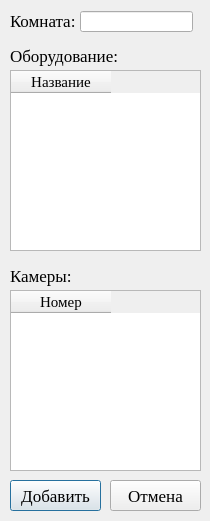
<?xml version="1.0" encoding="UTF-8"?>
<ui version="4.0">
 <class>RoomAdd</class>
 <widget class="QDialog" name="RoomAdd">
  <property name="geometry">
   <rect>
    <x>0</x>
    <y>0</y>
    <width>210</width>
    <height>521</height>
   </rect>
  </property>
  <property name="minimumSize">
   <size>
    <width>210</width>
    <height>521</height>
   </size>
  </property>
  <property name="maximumSize">
   <size>
    <width>210</width>
    <height>521</height>
   </size>
  </property>
  <property name="font">
   <font>
    <family>Times New Roman</family>
    <pointsize>13</pointsize>
   </font>
  </property>
  <property name="windowTitle">
   <string>Room</string>
  </property>
  <widget class="QLabel" name="label">
   <property name="geometry">
    <rect>
     <x>10</x>
     <y>5</y>
     <width>71</width>
     <height>31</height>
    </rect>
   </property>
   <property name="text">
    <string>Комната:</string>
   </property>
  </widget>
  <widget class="QLineEdit" name="lineEdit">
   <property name="geometry">
    <rect>
     <x>80</x>
     <y>11</y>
     <width>113</width>
     <height>21</height>
    </rect>
   </property>
  </widget>
  <widget class="QLabel" name="label_2">
   <property name="geometry">
    <rect>
     <x>10</x>
     <y>40</y>
     <width>111</width>
     <height>31</height>
    </rect>
   </property>
   <property name="text">
    <string>Оборудование:</string>
   </property>
  </widget>
  <widget class="QLabel" name="label_3">
   <property name="geometry">
    <rect>
     <x>10</x>
     <y>260</y>
     <width>71</width>
     <height>31</height>
    </rect>
   </property>
   <property name="text">
    <string>Камеры:</string>
   </property>
  </widget>
  <widget class="QTableWidget" name="tableWidget">
   <property name="geometry">
    <rect>
     <x>10</x>
     <y>70</y>
     <width>191</width>
     <height>181</height>
    </rect>
   </property>
   <column>
    <property name="text">
     <string>Название</string>
    </property>
    <property name="font">
     <font>
      <family>Times New Roman</family>
      <pointsize>11</pointsize>
     </font>
    </property>
   </column>
  </widget>
  <widget class="QTableWidget" name="tableWidget_2">
   <property name="geometry">
    <rect>
     <x>10</x>
     <y>290</y>
     <width>191</width>
     <height>181</height>
    </rect>
   </property>
   <column>
    <property name="text">
     <string>Номер</string>
    </property>
    <property name="font">
     <font>
      <family>Times New Roman</family>
      <pointsize>11</pointsize>
     </font>
    </property>
   </column>
  </widget>
  <widget class="QPushButton" name="pushButton">
   <property name="geometry">
    <rect>
     <x>10</x>
     <y>480</y>
     <width>91</width>
     <height>31</height>
    </rect>
   </property>
   <property name="text">
    <string>Добавить</string>
   </property>
  </widget>
  <widget class="QPushButton" name="pushButton_2">
   <property name="geometry">
    <rect>
     <x>110</x>
     <y>480</y>
     <width>91</width>
     <height>31</height>
    </rect>
   </property>
   <property name="text">
    <string>Отмена</string>
   </property>
  </widget>
 </widget>
 <resources/>
 <connections/>
</ui>
